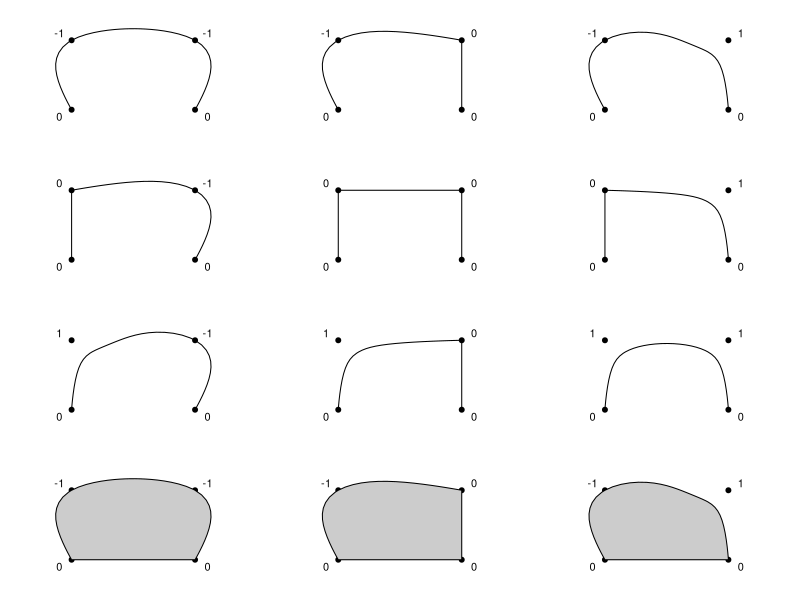

The R script that drew this image:
xsplineTest <- function(s, open = TRUE,
                        x = c(1,1,3,3)/4,
                        y = c(1,3,3,1)/4, ...) {
    plot(c(0,1), c(0,1), type="n", axes=FALSE, xlab="", ylab="")
    points(x, y, pch=19)
    xspline(x, y, s, open, ...)
    text(x+0.05*c(-1,-1,1,1), y+0.05*c(-1,1,1,-1), s)
}
par(mfrow=c(4,3), mar=rep(0,4), oma=c(0,0,0,0))
xsplineTest(c(0, -1, -1, 0))
xsplineTest(c(0, -1,  0, 0))
xsplineTest(c(0, -1,  1, 0))
xsplineTest(c(0,  0, -1, 0))
xsplineTest(c(0,  0,  0, 0))
xsplineTest(c(0,  0,  1, 0))
xsplineTest(c(0,  1, -1, 0))
xsplineTest(c(0,  1,  0, 0))
xsplineTest(c(0,  1,  1, 0))
xsplineTest(c(0, -1, -1, 0), FALSE, col="grey80")
xsplineTest(c(0, -1,  0, 0), FALSE, col="grey80")
xsplineTest(c(0, -1,  1, 0), FALSE, col="grey80")
## xsplineTest(c(0,  0, -1, 0), FALSE, col="grey80")
## xsplineTest(c(0,  0,  0, 0), FALSE, col="grey80")
## xsplineTest(c(0,  0,  1, 0), FALSE, col="grey80")
## xsplineTest(c(0,  1, -1, 0), FALSE, col="grey80")
## xsplineTest(c(0,  1,  0, 0), FALSE, col="grey80")
## xsplineTest(c(0,  1,  1, 0), FALSE, col="grey80")
